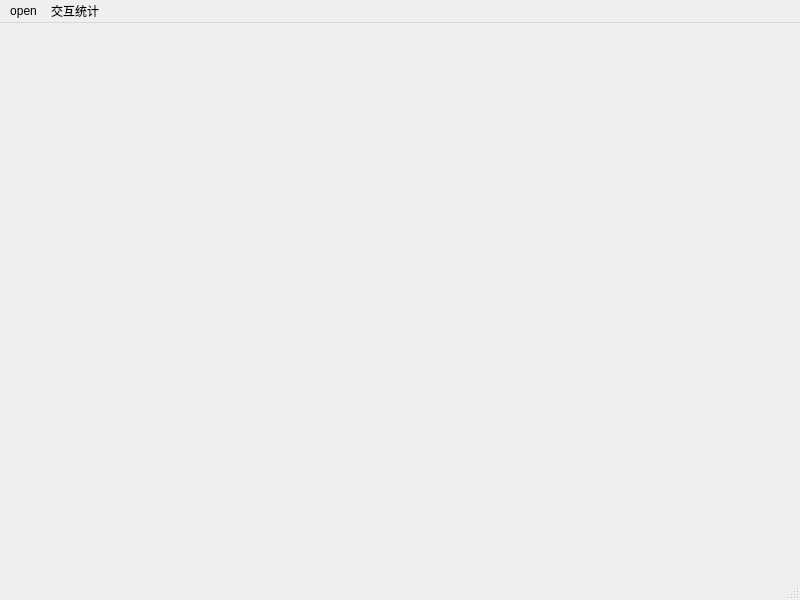
<?xml version="1.0" encoding="UTF-8"?>
<ui version="4.0">
 <class>MainWindow</class>
 <widget class="QMainWindow" name="MainWindow">
  <property name="geometry">
   <rect>
    <x>0</x>
    <y>0</y>
    <width>800</width>
    <height>600</height>
   </rect>
  </property>
  <property name="windowTitle">
   <string>MainWindow</string>
  </property>
  <widget class="QWidget" name="centralwidget"/>
  <widget class="QMenuBar" name="menubar">
   <property name="geometry">
    <rect>
     <x>0</x>
     <y>0</y>
     <width>800</width>
     <height>23</height>
    </rect>
   </property>
   <widget class="QMenu" name="menuopen">
    <property name="title">
     <string>open</string>
    </property>
    <widget class="QMenu" name="menutxt">
     <property name="title">
      <string>txt</string>
     </property>
     <addaction name="actionOD"/>
     <addaction name="actionflow"/>
    </widget>
    <addaction name="menutxt"/>
    <addaction name="actionflow_txt"/>
    <addaction name="actionod_shp"/>
   </widget>
   <widget class="QMenu" name="menu">
    <property name="title">
     <string>交互统计</string>
    </property>
    <addaction name="actiondistance"/>
    <addaction name="actiondirection"/>
    <addaction name="actionweight"/>
   </widget>
   <addaction name="menuopen"/>
   <addaction name="menu"/>
  </widget>
  <widget class="QStatusBar" name="statusbar"/>
  <action name="actionflow_txt">
   <property name="text">
    <string>shp</string>
   </property>
  </action>
  <action name="actionOD">
   <property name="text">
    <string>OD</string>
   </property>
  </action>
  <action name="actionflow">
   <property name="text">
    <string>flow</string>
   </property>
  </action>
  <action name="actiondistance">
   <property name="text">
    <string>distance</string>
   </property>
  </action>
  <action name="actiondirection">
   <property name="text">
    <string>direction</string>
   </property>
  </action>
  <action name="actionweight">
   <property name="text">
    <string>weight</string>
   </property>
  </action>
  <action name="actionod_shp">
   <property name="text">
    <string>od&amp;shp</string>
   </property>
  </action>
 </widget>
 <resources/>
 <connections>
  <connection>
   <sender>actiondistance</sender>
   <signal>triggered()</signal>
   <receiver>MainWindow</receiver>
   <slot>show()</slot>
   <hints>
    <hint type="sourcelabel">
     <x>-1</x>
     <y>-1</y>
    </hint>
    <hint type="destinationlabel">
     <x>399</x>
     <y>299</y>
    </hint>
   </hints>
  </connection>
 </connections>
</ui>
